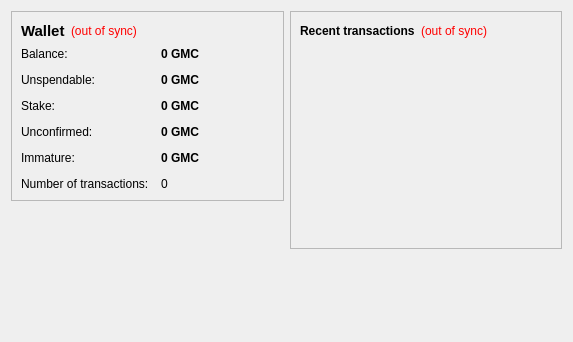
<?xml version="1.0" encoding="UTF-8"?>
<ui version="4.0">
 <class>OverviewPage</class>
 <widget class="QWidget" name="OverviewPage">
  <property name="geometry">
   <rect>
    <x>0</x>
    <y>0</y>
    <width>573</width>
    <height>342</height>
   </rect>
  </property>
  <property name="windowTitle">
   <string>Form</string>
  </property>
  <layout class="QHBoxLayout" name="horizontalLayout" stretch="1,1">
   <item>
    <layout class="QVBoxLayout" name="verticalLayout_2">
     <item>
      <widget class="QFrame" name="frame">
       <property name="frameShape">
        <enum>QFrame::StyledPanel</enum>
       </property>
       <property name="frameShadow">
        <enum>QFrame::Raised</enum>
       </property>
       <layout class="QVBoxLayout" name="verticalLayout_4">
        <item>
         <layout class="QHBoxLayout" name="horizontalLayout_4">
          <item>
           <widget class="QLabel" name="label_5">
            <property name="font">
             <font>
              <pointsize>11</pointsize>
              <weight>75</weight>
              <bold>true</bold>
             </font>
            </property>
            <property name="text">
             <string>Wallet</string>
            </property>
           </widget>
          </item>
          <item>
           <widget class="QLabel" name="labelWalletStatus">
            <property name="toolTip">
             <string>The displayed information may be out of date. Your wallet automatically synchronizes with the GameCoin network after a connection is established, but this process has not completed yet.</string>
            </property>
            <property name="styleSheet">
             <string notr="true">QLabel { color: red; }</string>
            </property>
            <property name="text">
             <string notr="true">(out of sync)</string>
            </property>
            <property name="alignment">
             <set>Qt::AlignLeading|Qt::AlignLeft|Qt::AlignVCenter</set>
            </property>
           </widget>
          </item>
          <item>
           <spacer name="horizontalSpacer_2">
            <property name="orientation">
             <enum>Qt::Horizontal</enum>
            </property>
            <property name="sizeHint" stdset="0">
             <size>
              <width>40</width>
              <height>20</height>
             </size>
            </property>
           </spacer>
          </item>
         </layout>
        </item>
        <item>
         <layout class="QFormLayout" name="formLayout_2">
          <property name="fieldGrowthPolicy">
           <enum>QFormLayout::AllNonFixedFieldsGrow</enum>
          </property>
          <property name="horizontalSpacing">
           <number>12</number>
          </property>
          <property name="verticalSpacing">
           <number>12</number>
          </property>
          <item row="0" column="0">
           <widget class="QLabel" name="label">
            <property name="toolTip">
             <string>Your current balance</string>
            </property>
            <property name="text">
             <string>Balance:</string>
            </property>
           </widget>
          </item>
          <item row="0" column="1">
           <widget class="QLabel" name="labelBalanceTotal">
            <property name="font">
             <font>
              <weight>75</weight>
              <bold>true</bold>
             </font>
            </property>
            <property name="cursor">
             <cursorShape>IBeamCursor</cursorShape>
            </property>
            <property name="toolTip">
             <string>Your current balance</string>
            </property>
            <property name="text">
             <string notr="true">0 GMC</string>
            </property>
            <property name="textInteractionFlags">
             <set>Qt::LinksAccessibleByMouse|Qt::TextSelectableByKeyboard|Qt::TextSelectableByMouse</set>
            </property>
           </widget>
          </item>
          <item row="1" column="0">
           <widget class="QLabel" name="labelBalanceWatchOnlyText">
            <property name="toolTip">
             <string>Your unspendable balance</string>
            </property>
            <property name="text">
             <string>Unspendable:</string>
            </property>
           </widget>
          </item>
          <item row="1" column="1">
           <widget class="QLabel" name="labelBalanceWatchOnly">
            <property name="font">
             <font>
              <weight>75</weight>
              <bold>true</bold>
             </font>
            </property>
            <property name="cursor">
             <cursorShape>IBeamCursor</cursorShape>
            </property>
            <property name="toolTip">
             <string>Your unspendable balance</string>
            </property>
            <property name="text">
             <string notr="true">0 GMC</string>
            </property>
            <property name="textInteractionFlags">
             <set>Qt::LinksAccessibleByMouse|Qt::TextSelectableByKeyboard|Qt::TextSelectableByMouse</set>
            </property>
           </widget>
          </item>
          <item row="2" column="0">
           <widget class="QLabel" name="label_6">
            <property name="toolTip">
             <string>Total of coins that was staked, and do not yet count toward the current balance</string>
            </property>
            <property name="text">
             <string>Stake:</string>
            </property>
           </widget>
          </item>
          <item row="2" column="1">
           <widget class="QLabel" name="labelStake">
            <property name="font">
             <font>
              <weight>75</weight>
              <bold>true</bold>
             </font>
            </property>
            <property name="cursor">
             <cursorShape>IBeamCursor</cursorShape>
            </property>
            <property name="toolTip">
             <string>Total of coins that was staked, and do not yet count toward the current balance</string>
            </property>
            <property name="text">
             <string notr="true">0 GMC</string>
            </property>
            <property name="textInteractionFlags">
             <set>Qt::LinksAccessibleByMouse|Qt::TextSelectableByKeyboard|Qt::TextSelectableByMouse</set>
            </property>
           </widget>
          </item>
          <item row="3" column="0">
           <widget class="QLabel" name="label_3">
            <property name="toolTip">
             <string>Total of transactions that have yet to be confirmed, and do not yet count toward the current balance</string>
            </property>
            <property name="text">
             <string>Unconfirmed:</string>
            </property>
           </widget>
          </item>
          <item row="3" column="1">
           <widget class="QLabel" name="labelUnconfirmed">
            <property name="font">
             <font>
              <weight>75</weight>
              <bold>true</bold>
             </font>
            </property>
            <property name="cursor">
             <cursorShape>IBeamCursor</cursorShape>
            </property>
            <property name="toolTip">
             <string>Total of transactions that have yet to be confirmed, and do not yet count toward the current balance</string>
            </property>
            <property name="text">
             <string notr="true">0 GMC</string>
            </property>
            <property name="textInteractionFlags">
             <set>Qt::LinksAccessibleByMouse|Qt::TextSelectableByKeyboard|Qt::TextSelectableByMouse</set>
            </property>
           </widget>
          </item>
          <item row="4" column="0">
           <widget class="QLabel" name="labelImmatureText">
            <property name="toolTip">
             <string>Mined balance that has not yet matured</string>
            </property>
            <property name="text">
             <string>Immature:</string>
            </property>
           </widget>
          </item>
          <item row="4" column="1">
           <widget class="QLabel" name="labelImmature">
            <property name="font">
             <font>
              <weight>75</weight>
              <bold>true</bold>
             </font>
            </property>
            <property name="toolTip">
             <string>Mined balance that has not yet matured</string>
            </property>
            <property name="text">
             <string notr="true">0 GMC</string>
            </property>
            <property name="textInteractionFlags">
             <set>Qt::LinksAccessibleByMouse|Qt::TextSelectableByKeyboard|Qt::TextSelectableByMouse</set>
            </property>
           </widget>
          </item>
          <item row="5" column="0">
           <widget class="QLabel" name="label_2">
            <property name="toolTip">
             <string>Total number of transactions in wallet</string>
            </property>
            <property name="text">
             <string>Number of transactions:</string>
            </property>
           </widget>
          </item>
          <item row="5" column="1">
           <widget class="QLabel" name="labelNumTransactions">
            <property name="toolTip">
             <string>Total number of transactions in wallet</string>
            </property>
            <property name="text">
             <string notr="true">0</string>
            </property>
           </widget>
          </item>
         </layout>
        </item>
       </layout>
      </widget>
     </item>
     <item>
      <spacer name="verticalSpacer">
       <property name="orientation">
        <enum>Qt::Vertical</enum>
       </property>
       <property name="sizeHint" stdset="0">
        <size>
         <width>20</width>
         <height>40</height>
        </size>
       </property>
      </spacer>
     </item>
    </layout>
   </item>
   <item>
    <layout class="QVBoxLayout" name="verticalLayout_3">
     <item>
      <widget class="QFrame" name="frame_2">
       <property name="frameShape">
        <enum>QFrame::StyledPanel</enum>
       </property>
       <property name="frameShadow">
        <enum>QFrame::Raised</enum>
       </property>
       <layout class="QVBoxLayout" name="verticalLayout">
        <item>
         <layout class="QHBoxLayout" name="horizontalLayout_2">
          <item>
           <widget class="QLabel" name="label_4">
            <property name="text">
             <string>&lt;b&gt;Recent transactions&lt;/b&gt;</string>
            </property>
           </widget>
          </item>
          <item>
           <widget class="QLabel" name="labelTransactionsStatus">
            <property name="toolTip">
             <string>The displayed information may be out of date. Your wallet automatically synchronizes with the GameCoin network after a connection is established, but this process has not completed yet.</string>
            </property>
            <property name="styleSheet">
             <string notr="true">QLabel { color: red; }</string>
            </property>
            <property name="text">
             <string notr="true">(out of sync)</string>
            </property>
            <property name="alignment">
             <set>Qt::AlignRight|Qt::AlignTrailing|Qt::AlignVCenter</set>
            </property>
           </widget>
          </item>
          <item>
           <spacer name="horizontalSpacer">
            <property name="orientation">
             <enum>Qt::Horizontal</enum>
            </property>
            <property name="sizeHint" stdset="0">
             <size>
              <width>40</width>
              <height>20</height>
             </size>
            </property>
           </spacer>
          </item>
         </layout>
        </item>
        <item>
         <widget class="QListView" name="listTransactions">
          <property name="styleSheet">
           <string notr="true">QListView { background: transparent; }</string>
          </property>
          <property name="frameShape">
           <enum>QFrame::NoFrame</enum>
          </property>
          <property name="verticalScrollBarPolicy">
           <enum>Qt::ScrollBarAlwaysOff</enum>
          </property>
          <property name="horizontalScrollBarPolicy">
           <enum>Qt::ScrollBarAlwaysOff</enum>
          </property>
          <property name="selectionMode">
           <enum>QAbstractItemView::NoSelection</enum>
          </property>
         </widget>
        </item>
       </layout>
      </widget>
     </item>
     <item>
      <spacer name="verticalSpacer_2">
       <property name="orientation">
        <enum>Qt::Vertical</enum>
       </property>
       <property name="sizeHint" stdset="0">
        <size>
         <width>20</width>
         <height>40</height>
        </size>
       </property>
      </spacer>
     </item>
    </layout>
   </item>
  </layout>
 </widget>
 <resources/>
 <connections/>
</ui>
